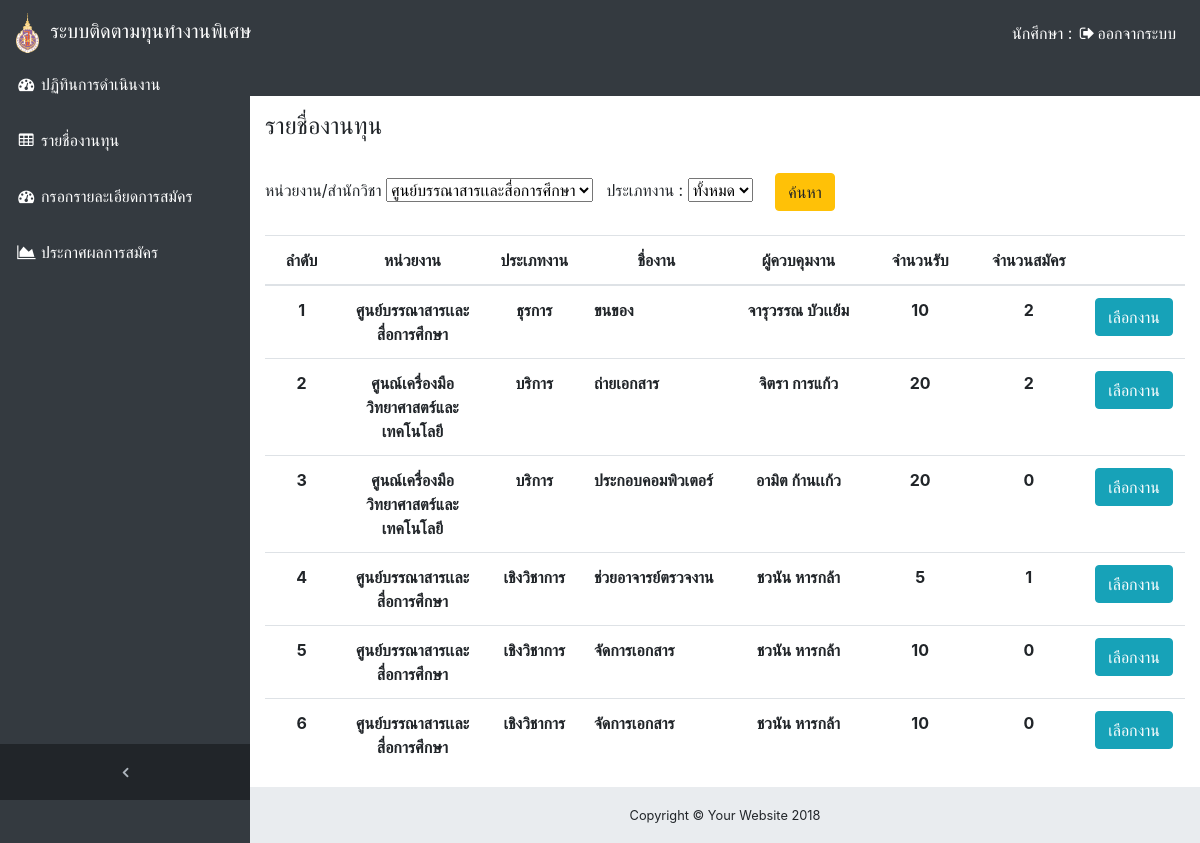
Before: /index.php/home2/Student_list_1 with the older database file.
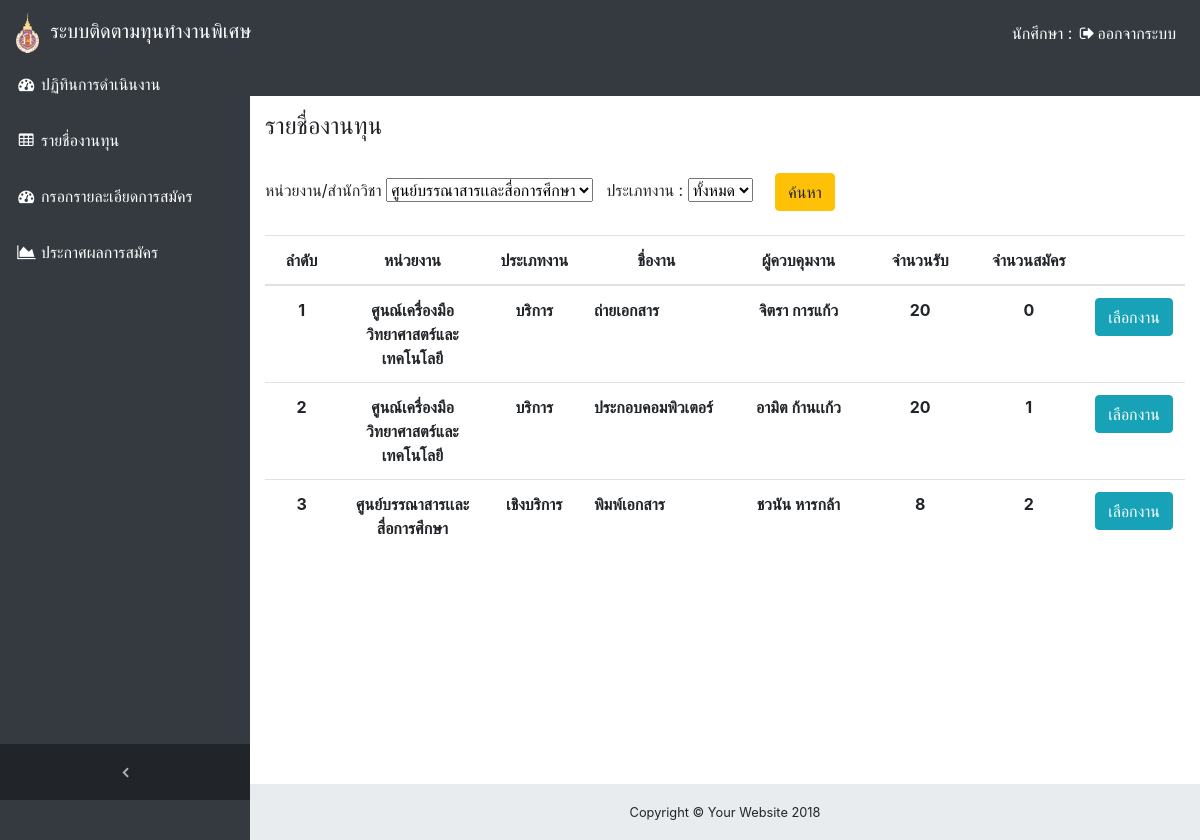
After: the same page with the newer database file.
### tables this page shows
CREATE TABLE `job` (
  `Job_ID` int(8) NOT NULL COMMENT 'รหัสเลขที่งาน',
  `job_name_ss` varchar(30) DEFAULT NULL,
  `Job_Name` varchar(20) DEFAULT NULL COMMENT 'ชื่องาน',
  `Category` text COMMENT 'ประเภทงาน',
  `Job_description` text COMMENT 'ลักษณะงาน',
  `term` int(1) DEFAULT NULL COMMENT 'ภาคเรียน',
  `year` int(4) DEFAULT NULL COMMENT 'ปีการศึกษา',
  `Remaining` int(3) DEFAULT NULL COMMENT 'ตำแหน่งงานคงเหลือ',
  `STUDENTCODE` varchar(16) DEFAULT NULL COMMENT 'รหัสนักศึกษา',
  `Attribute_applicants` text COMMENT 'คุณสมบัติผู้สมัคร',
  `Frist_date` date DEFAULT NULL COMMENT 'วันที่ทำงานวันแรก',
  `Sex` varchar(1) DEFAULT NULL COMMENT 'เพศ',
  `Working_time` date DEFAULT NULL COMMENT 'เวลาการทำงาน(เริ่มต้น-สิ้นสุดงาน)',
  `Receiving_number` int(2) DEFAULT NULL COMMENT 'จำนวนที่รับ',
  `Job_history` text COMMENT 'ประวัติการเสนองาน',
  `Job_status` varchar(1) DEFAULT NULL COMMENT 'สถานะงาน(ผ่าน/ไม่ผ่าน/รอการตรวจสอบ)',
  `Department` varchar(100) DEFAULT NULL COMMENT 'หน่วยงาน',
  `Reason_job` text NOT NULL COMMENT 'เหตุผล',
  `Contact` int(11) DEFAULT NULL COMMENT 'ติดต่อ',
  `ss` varchar(20) DEFAULT NULL,
  `OFFICERID` int(8) DEFAULT NULL
);

### application/controllers/home2.php (called while the page is built, shortened)
<?php
class home2 extends CI_Controller {
	public function Student_list_1(){
		$this->load->model('Show_model');
        $res = $this->Show_model->get_job();
        $data['job_res'] = $res;
        $this->load->model('Show_model');
        $res = $this->Show_model->get_student();
        $data['student_res'] = $res;
		$this->load->view('Student_1/start');
		$this->load->view('Student_1/Navigation_N');
		$this->load->view('Student_1/List' , $data);
		$this->load->view('Student_1/footer');
		$this->load->view('Student_1/End');
	}
}

### index.php (called while the page is built, shortened)
<?php
require_once BASEPATH.'core/CodeIgniter.php';

### application/models/Show_model.php (called while the page is built, shortened)
<?php
class Show_model extends CI_Model {
    public function get_student()
    {
        $query = $this->db->query('select * from student ');
        return $query->result();
    }
    public function get_job()
    {
        $query = $this->db->query('select * from job');
        return $query->result();
    }
}

### application/views/Student_1/List.php (the view, shortened to what this page needs)
<div class="content-wrapper">
    <div class="container-fluid">
      <h4>รายชื่องานทุน</h4>
      <br>
<a>หน่วยงาน/สำนักวิชา <select>
  <option value="volvo">ศูนย์บรรณาสารเเละสื่อการศึกษา</option>
</select>&nbsp;&nbsp; ประเภทงาน : <select>
  <option value="volvo">ทั้งหมด</option>
  <option value="audi">วิชาการ</option></select></a>
  &nbsp;&nbsp;&nbsp;&nbsp;<button type="button" class="btn btn-warning">ค้นหา</button>
<br>
<br>
<form action="<?php echo site_url("home2/update_job");?>" method="post">
<table class="table table-borderless">
  <thead>
  <tr align="center">
  	<th width="90">ลำดับ</th>
    <th width="200">หน่วยงาน</th>
    <th width="120">ประเภทงาน</th>
    <th width="200">ชื่องาน</th>
    <th width="200">ผู้ควบคุมงาน</th>
    <th width="150">จำนวนรับ</th>
    <th width="150">จำนวนสมัคร</th>
    <th>&nbsp;</th>
  </tr>
</thead>
<tbody>
  <?php $i= 1; foreach ($job_res as $row) {
  $n = $row->Job_ID; ?>
  <tr align="center">
  	<th><?php echo $i++; ?></th>
    <th><?php echo $row->Department; ?></th>
    <th><?php echo $row->Category; ?></th>
     <td align="left"><b><?php echo $row->Job_Name; ?></b></td>
     <th><?php echo $row->job_name_ss; ?></th>
    <th><?php echo $row->Receiving_number; ?></th>
    <th><?php $j = 0; foreach ($student_res as $row) {
        if($row->Job_ID == $n){
          $j += 1;
        }
        }
        echo $j; ?></th>
    <th><button type="submit" class="btn btn-info" name="Job_ID" value="<?php echo $n; ?>">เลือกงาน</button></th>
  </tr>
<?php } ?>
</tbody>
</table>
</form>
</div>
</div>

### application/views/Student_1/start.php (shortened to what this page needs)
<!DOCTYPE html>
<html lang="en">
<head>
  <link href="<?php echo base_url(); ?>assets/vendor/bootstrap/css/bootstrap.min.css" rel="stylesheet">
  <link href="<?php echo base_url(); ?>assets/vendor/font-awesome/css/font-awesome.min.css" rel="stylesheet" type="text/css">
  <link href="<?php echo base_url(); ?>assets/vendor/datatables/dataTables.bootstrap4.css" rel="stylesheet">
  <link href="<?php echo base_url(); ?>assets/css/sb-admin.css" rel="stylesheet">
</head>
<body class="fixed-nav sticky-footer bg-dark" id="page-top">

### application/views/Student_1/Navigation_N.php (shortened to what this page needs)
<nav class="navbar navbar-expand-lg navbar-dark bg-dark fixed-top" id="mainNav">
  <a class="navbar-brand" href="Student_CA_1"><img src="<?php echo base_url(); ?>assets/img/wu.png" width = “40” height="40">&nbsp;&nbsp;ระบบติดตามทุนทำงานพิเศษ</a>
  <div class="collapse navbar-collapse" id="navbarResponsive">
    <ul class="navbar-nav navbar-sidenav " id="exampleAccordion">
      <li class="nav-item" data-toggle="tooltip" data-placement="right" title="Dashboard">
        <a class="nav-link" href="Student_CA_1">
          <font color="#FFFFFF"> <i class="fa fa-fw fa-dashboard"></i>
          <span class="nav-link-text">ปฏิทินการดำเนินงาน</span>
        </a></font>
      </li>
      <li class="nav-item" data-toggle="tooltip" data-placement="right" title="Tables">
        <a class="nav-link" href="Student_list_1">
          <font color="#FFFFFF"> <i class="fa fa-fw fa-table"></i>
          <span class="nav-link-text">รายชื่องานทุน</span>
        </a></font>
      </li>
      <li class="nav-item" data-toggle="tooltip" data-placement="right" title="Dashboard">
        <a class="nav-link" href="Student_registration_1">
          <font color="#FFFFFF"> <i class="fa fa-fw fa-dashboard"></i>
          <span class="nav-link-text">กรอกรายละเอียดการสมัคร</span>
        </a></font>
      </li>
      <li class="nav-item" data-toggle="tooltip" data-placement="right" title="Charts">
        <a class="nav-link" href="Student_announced_1">
          <font color="#FFFFFF"> <i class="fa fa-fw fa-area-chart"></i>
          <span class="nav-link-text">ประกาศผลการสมัคร</span>
        </a></font>
      </li>
    </ul>
    <ul class="navbar-nav sidenav-toggler">
      <li class="nav-item">
        <a class="nav-link text-center" id="sidenavToggler">
          <i class="fa fa-fw fa-angle-left"></i>
        </a>
      </li>
    </ul>
    <ul class="navbar-nav ml-auto">
      <li class="nav-item">
        <a class="nav-link" data-toggle="modal" data-target="#exampleModal">
          <font color="#FFFFFF"> นักศึกษา : <?php echo $this -> session -> userdata ( 'STUDENTNAME' ); ?> </font>
          <font color="#FFFFFF"> <i class="fa fa-fw fa-sign-out"></i>ออกจากระบบ</a> </font>
      </li>
    </ul>
  </div>
</nav>

### application/views/Student_1/footer.php (shortened to what this page needs)
<footer class="sticky-footer">
  <div class="container">
    <div class="text-center">
      <small>Copyright © Your Website 2018</small>
    </div>
  </div>
</footer>

### application/views/Student_1/End.php (shortened to what this page needs)
</body>
</html>

### assets/css/sb-admin.css (style rules this page uses)
html { position: relative; min-height: 100%; }
body { overflow-x: hidden; }
body.sticky-footer { margin-bottom: 56px; }
body.sticky-footer .content-wrapper { min-height: calc(100vh - 56px - 56px); }
body.fixed-nav { padding-top: 56px; }
.content-wrapper { min-height: calc(100vh - 56px); padding-top: 1rem; }
#mainNav .navbar-collapse { overflow: auto; max-height: 75vh; }
#mainNav .navbar-collapse .navbar-nav .nav-item .nav-link { cursor: pointer; }
#mainNav .navbar-collapse .sidenav-toggler { display: none; }
@media (min-width: 992px) { #mainNav .navbar-brand { width: 250px; } }
@media (min-width: 992px) { #mainNav .navbar-collapse { overflow: visible; max-height: none; } }
@media (min-width: 992px) { #mainNav .navbar-collapse .navbar-sidenav { position: absolute; top: 0; left: 0; -webkit-flex-direction: column; -ms-flex-direction: column; flex-direction: column; margin-top: 56px; } }
@media (min-width: 992px) { #mainNav .navbar-collapse .navbar-sidenav > .nav-item { width: 250px; padding: 0; } }
@media (min-width: 992px) { #mainNav .navbar-collapse .navbar-sidenav > .nav-item > .nav-link { padding: 1em; } }
#mainNav.fixed-top .sidenav-toggler { display: none; }
@media (min-width: 992px) { #mainNav.fixed-top .navbar-sidenav { height: calc(100vh - 112px); } }
@media (min-width: 992px) { #mainNav.fixed-top .sidenav-toggler { position: absolute; top: 0; left: 0; display: flex; -webkit-flex-direction: column; -ms-flex-direction: column; flex-direction: column; margin-top: calc(100vh - 56px); } }
@media (min-width: 992px) { #mainNav.fixed-top .sidenav-toggler > .nav-item { width: 250px; padding: 0; } }
@media (min-width: 992px) { #mainNav.fixed-top .sidenav-toggler > .nav-item > .nav-link { padding: 1em; } }
#mainNav.fixed-top.navbar-dark .sidenav-toggler { background-color: #212529; }
#mainNav.fixed-top.navbar-dark .sidenav-toggler a i { color: #adb5bd; }
.content-wrapper { overflow-x: hidden; background: white; }
@media (min-width: 992px) { .content-wrapper { margin-left: 250px; } }
#sidenavToggler i { font-weight: 800; }
#mainNav.navbar-dark .navbar-collapse .navbar-sidenav > .nav-item > .nav-link { color: #868e96; }
@media (min-width: 992px) { #mainNav.navbar-dark .navbar-collapse .navbar-sidenav { background: #343a40; } }
footer.sticky-footer { position: absolute; right: 0; bottom: 0; width: 100%; height: 56px; background-color: #e9ecef; line-height: 55px; }
@media (min-width: 992px) { footer.sticky-footer { width: calc(100% - 250px); } }

Changed rows visible on the page:
removed job: Department "ศูนย์บรรณาสารเเละสื่อการศึกษา", Category "ธุรการ", Job_Name "ขนของ", job_name_ss "จารุวรรณ บัวเเย้ม", Receiving_number "10", j "2"
removed job: Department "ศูนย์บรรณาสารเเละสื่อการศึกษา", Category "เชิงวิชาการ", Job_Name "ช่วยอาจารย์ตรวจงาน", job_name_ss "ชวนัน หารกล้า", Receiving_number "5", j "1", $n 25 (drawn)
removed job: Department "ศูนย์บรรณาสารเเละสื่อการศึกษา", Category "เชิงวิชาการ", Job_Name "จัดการเอกสาร", job_name_ss "ชวนัน หารกล้า", Receiving_number "10", j "0", $n 26 (drawn)
removed job: Department "ศูนย์บรรณาสารเเละสื่อการศึกษา", Category "เชิงวิชาการ", Job_Name "จัดการเอกสาร", job_name_ss "ชวนัน หารกล้า", Receiving_number "10", j "0", $n 27 (drawn)
computed for job "ถ่ายเอกสาร": j "2" → "0"
computed for job "ประกอบคอมพิวเตอร์": j "0" → "1"
added job: Department "ศูนย์บรรณาสารเเละสื่อการศึกษา", Category "เชิงบริการ", Job_Name "พิมพ์เอกสาร", job_name_ss "ชวนัน หารกล้า", Receiving_number "8", j "2", $n 32 (drawn)
